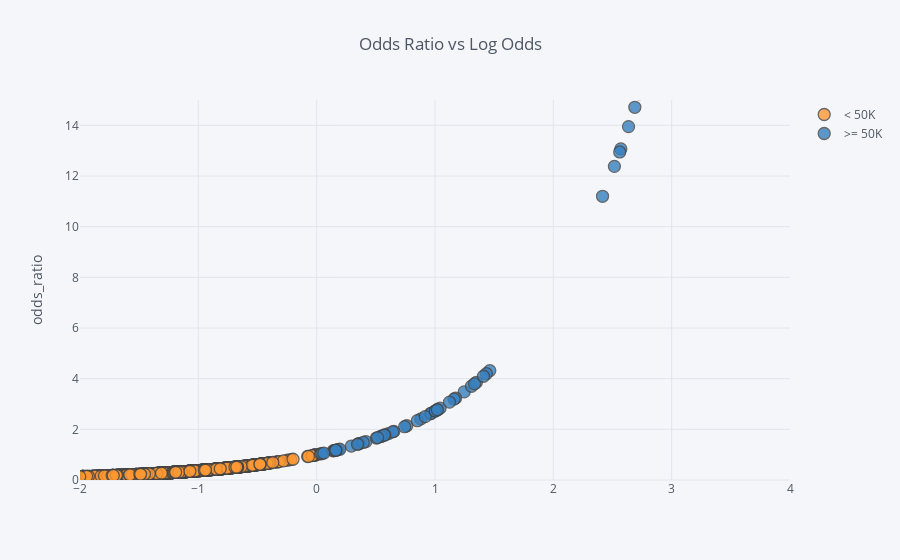

Notebook code cell kept with this figure:
### Code cell
yhat.sample(1000).iplot(x='log_odds', y='odds_ratio', 
           yTitle='odds_ratio', xrange=(-2, 4), yrange=(0,15),
           title='Odds Ratio vs Log Odds', categories='classes')

### Figure 1 — Plotly figure (JSON) as saved in the notebook; plotly's stock layout.template omitted (floating-point values rounded to 4 significant figures; data arrays with more than 128 entries replaced by an {"elided": "..."} marker saying what was removed)
{"data": [{"marker": {"color": "rgba(255, 153, 51, 1.0)", "line": {"width": 1.3}, "opacity": 0.8, "size": 12, "symbol": "circle"}, "mode": "markers", "name": "< 50K", "textfont": {"color": "#4D5663"}, "type": "scatter", "uid": "e130c0f2-50aa-4c7c-a7be-5f83ecf52f7b", "x": {"elided": "931 float values"}, "y": {"elided": "931 float values"}}, {"marker": {"color": "rgba(55, 128, 191, 1.0)", "line": {"width": 1.3}, "opacity": 0.8, "size": 12, "symbol": "circle"}, "mode": "markers", "name": ">= 50K", "textfont": {"color": "#4D5663"}, "type": "scatter", "uid": "b64611fb-7b67-4354-988b-3531667ab3bd", "x": [1.025, 3.566, 0.7615, 0.3609, 0.2934, 0.4164, 1.246, 0.03271, 0.1817, 0.961, 0.5447, 0.1954, 0.8801, 0.6067, 2.57, 2.952, 0.139, 0.9704, 2.965, 0.6526, 0.8508, 1.174, 1.463, 0.6426, 0.3555, 0.5754, 1.005, 3.894, 0.159, 5.156, 23.97, 0.1478, 2.561, 2.689, 2.813, 1.308, 0.9172, 0.04316, 0.5466, 2.776, 1.043, 1.35, 6.054, 2.416, 1.161, 1.434, 2.725, 1.334, 24.24, 24.26, 1.001, 1.123, 0.1598, 1.41, 2.635, 2.924, 0.06025, 5.314, 0.1624, 1.02, 5.621, 0.7437, 0.3936, 0.5048, 2.516, 2.845, 0.5711, 0.345, 0.5153], "y": [2.786, 35.39, 2.141, 1.435, 1.341, 1.516, 3.478, 1.033, 1.199, 2.614, 1.724, 1.216, 2.411, 1.834, 13.07, 19.14, 1.149, 2.639, 19.39, 1.921, 2.342, 3.235, 4.319, 1.901, 1.427, 1.778, 2.732, 49.09, 1.172, 173.4, 25650000000.0, 1.159, 12.95, 14.71, 16.66, 3.7, 2.502, 1.044, 1.727, 16.05, 2.837, 3.858, 425.7, 11.2, 3.193, 4.196, 15.25, 3.797, 33640000000.0, 34520000000.0, 2.722, 3.073, 1.173, 4.096, 13.95, 18.62, 1.062, 203.2, 1.176, 2.772, 276.1, 2.104, 1.482, 1.657, 12.38, 17.2, 1.77, 1.412, 1.674]}], "layout": {"legend": {"bgcolor": "#F5F6F9", "font": {"color": "#4D5663"}}, "paper_bgcolor": "#F5F6F9", "plot_bgcolor": "#F5F6F9", "title": {"font": {"color": "#4D5663"}, "text": "Odds Ratio vs Log Odds"}, "xaxis": {"gridcolor": "#E1E5ED", "range": [-2, 4], "showgrid": true, "tickfont": {"color": "#4D5663"}, "title": {"font": {"color": "#4D5663"}, "text": ""}, "zerolinecolor": "#E1E5ED"}, "yaxis": {"gridcolor": "#E1E5ED", "range": [0, 15], "showgrid": true, "tickfont": {"color": "#4D5663"}, "title": {"font": {"color": "#4D5663"}, "text": "odds_ratio"}, "zerolinecolor": "#E1E5ED"}}}
